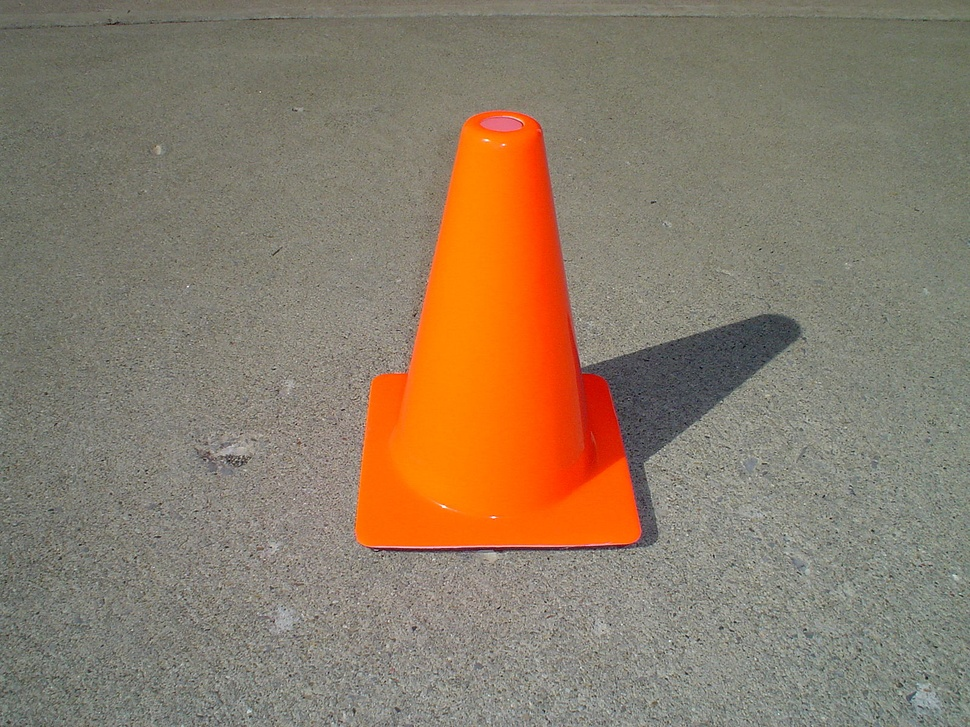
#> input picture images/1.jpg, 970 x 727 px, shrunk from 1600 x 1200 before the run, given in place of the camera
$ python main.py
#> lines starting #> are read from the running program, lines starting #| are printed output that depends on the picture; after the words box and inside, x2 and y2 are one past the last pixel; in counts of white or black regions, pixels touching at a corner belong together
import numpy as np
import cv2
import random as rng

cap = cv2.VideoCapture(0)

# check if camera opened successfully
if (cap.isOpened()== False):
  print("Error opening video stream or file")

# read until video is completed
while(cap.isOpened()):
  # capture frame-by-frame
  ret, frame = cap.read()
#> frame is the input picture: shape (727, 970, 3); mean B, G, R 104.3, 124, 141
  if ret == True:
    # convert the image to HSV because easier to represent color in
    # HSV as opposed to in BGR
    hsv_img = cv2.cvtColor(frame, cv2.COLOR_BGR2HSV)
#> hsv_img: shape (727, 970, 3); mean H, S, V 31.2, 51, 142.4

    # define range of orange traffic cone color in HSV
    lower_orange1 = np.array([0, 135, 135])
    lower_orange2 = np.array([15, 255, 255])
    upper_orange1 = np.array([159, 135, 80])
    upper_orange2 = np.array([179, 255, 255])

    # threshold the HSV image to get only bright orange colors
    imgThreshLow = cv2.inRange(hsv_img, lower_orange1, lower_orange2)
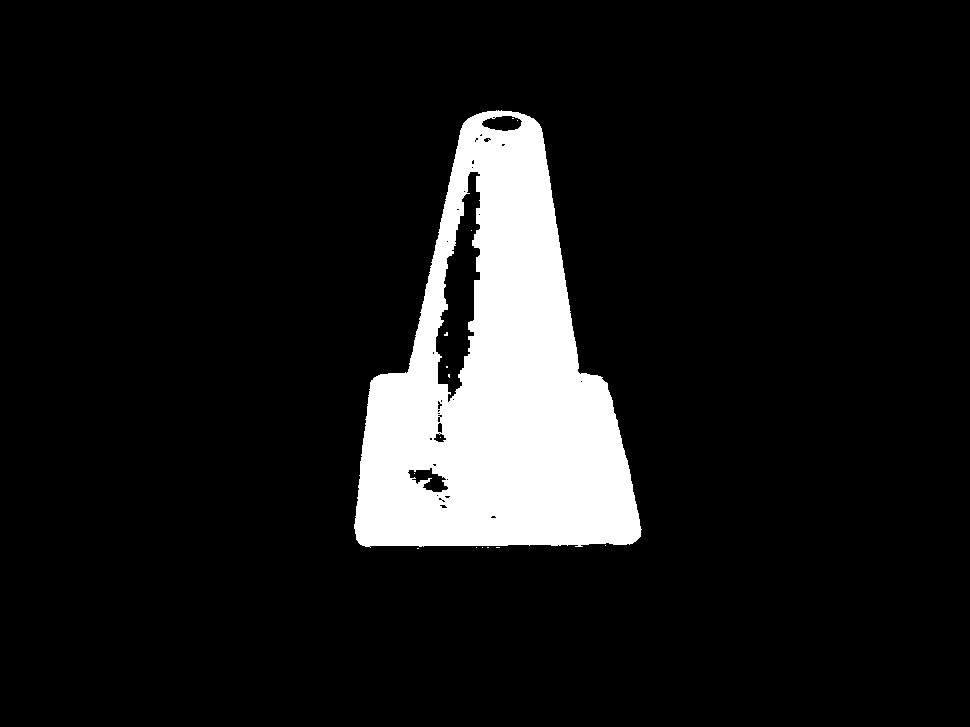
#> imgThreshLow: shape (727, 970); 10.1% white; 15 white regions (14 under 20 px), largest, box (x1, y1, x2, y2) and area: (354, 110, 642, 548) 71165
    imgThreshHigh = cv2.inRange(hsv_img, upper_orange1, upper_orange2)
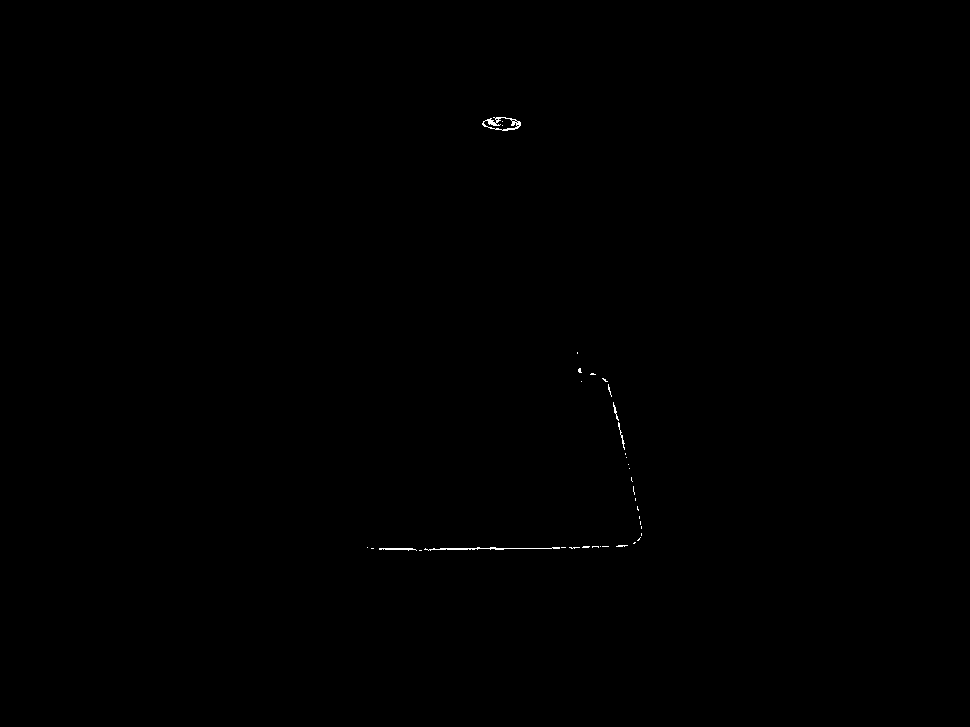
#> imgThreshHigh: shape (727, 970); 0.1% white in thin lines or dots, all inside (x1, y1, x2, y2) = (367, 117, 642, 551)

    # Bitwise-OR low and high threshes
    threshed_img = cv2.bitwise_or(imgThreshLow, imgThreshHigh)
#> threshed_img: shape (727, 970); 10.2% white; 17 white regions (14 under 20 px), largest, box (x1, y1, x2, y2) and area: (354, 110, 642, 549) 71600, (424, 547, 560, 551) 207, (379, 548, 417, 551) 71

    # smooth the image with erosion, dialation, and smooth gaussian
    # first create a kernel with standard size of 5x5 pixels
    kernel = np.ones((5,5),np.uint8)

    # get rid of small artifacts by eroding first and then dialating
    threshed_img_smooth = cv2.erode(threshed_img, kernel, iterations = 3)
#> threshed_img_smooth: shape (727, 970); 7.8% white; 3 white regions (1 under 20 px), largest, box (x1, y1, x2, y2) and area: (361, 123, 634, 540) 55032, (446, 210, 454, 235) 79
    threshed_img_smooth = cv2.dilate(threshed_img_smooth, kernel, iterations = 2)
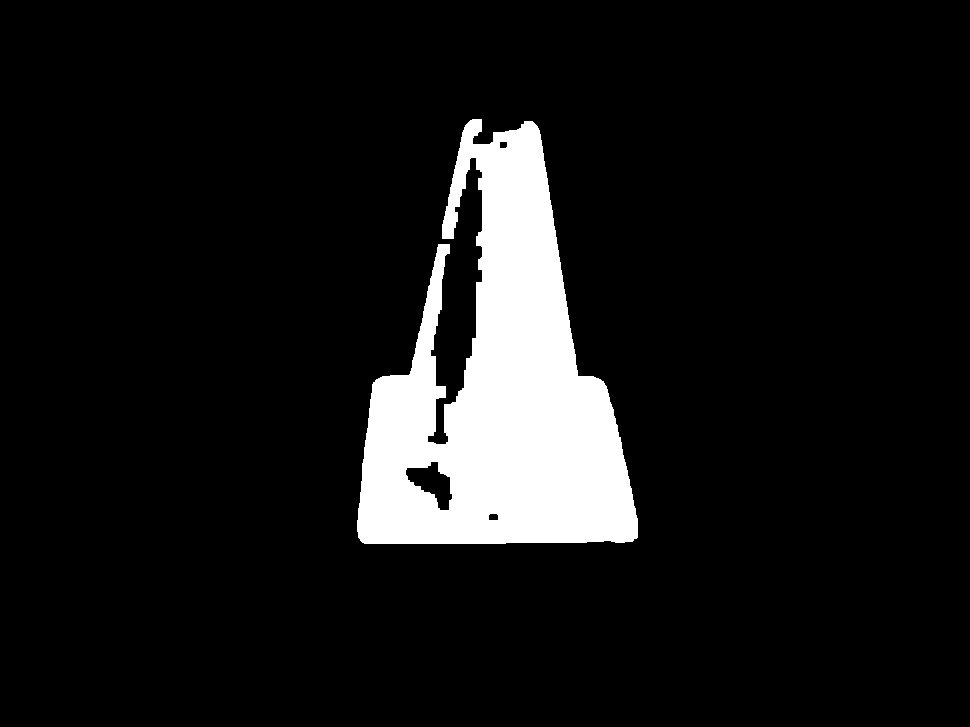
#> threshed_img_smooth: shape (727, 970); 9.2% white; 1 white region, box (x1, y1, x2, y2) and area: (357, 119, 638, 544) 65162

    # account for cones with reflective tape by dialating first to bridge the gap between one orange edge
    # and another and then erode to bring the traffic cone back to standard size
    smoothed_img = cv2.dilate(threshed_img_smooth, kernel, iterations = 11)
#> smoothed_img: shape (727, 970); 15.2% white; 1 white region, box (x1, y1, x2, y2) and area: (335, 97, 660, 566) 107314
    smoothed_img = cv2.erode(smoothed_img, kernel, iterations = 7)
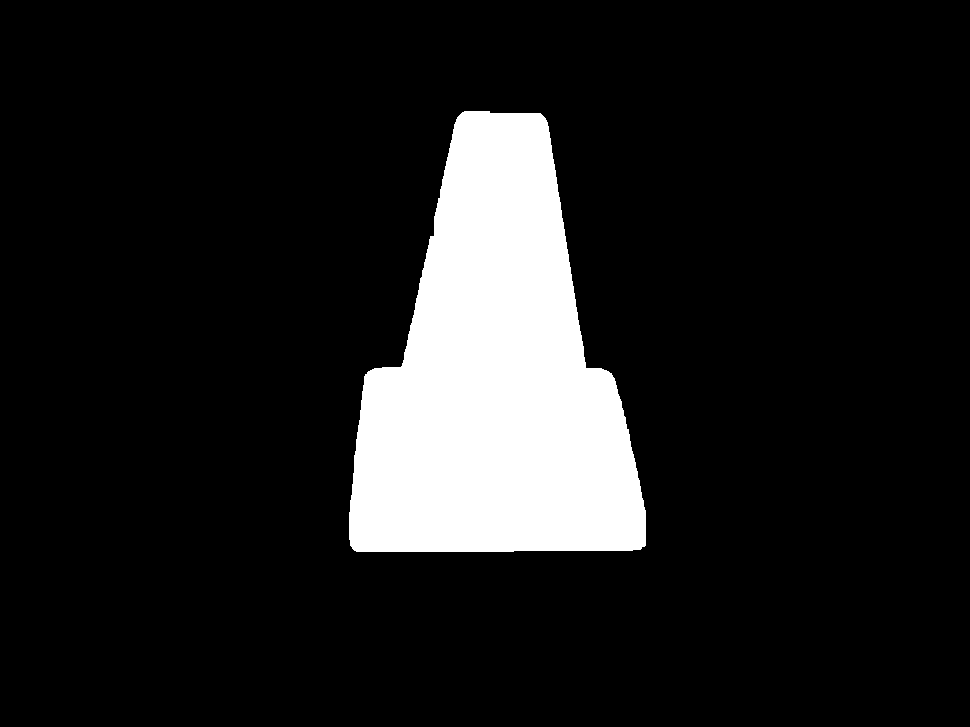
#> smoothed_img: shape (727, 970); 12.2% white; 1 white region, box (x1, y1, x2, y2) and area: (349, 111, 646, 552) 85866

    # detect all edges witin the image
    edges_img = cv2.Canny(smoothed_img, 100, 200)
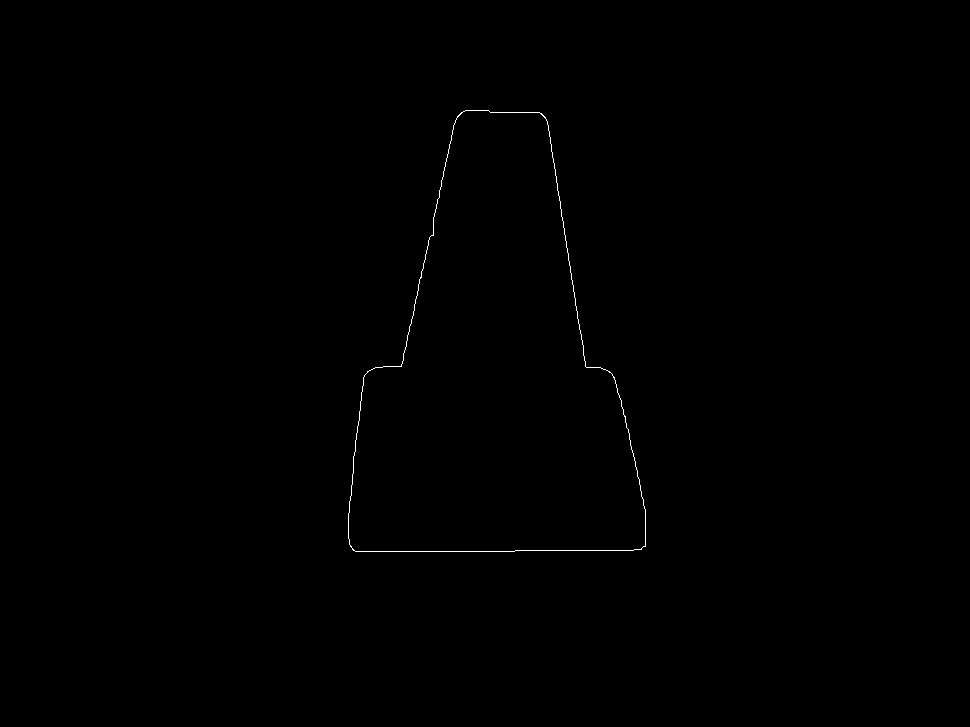
#> edges_img: shape (727, 970); 0.19% white in thin lines or dots, all inside (x1, y1, x2, y2) = (348, 110, 646, 552)
    contours, hierarchy = cv2.findContours(edges_img, cv2.RETR_TREE, cv2.CHAIN_APPROX_SIMPLE)
#> contours = 2 contours; box (x1, y1, x2, y2) and area: (348, 110, 646, 552) 85791, (348, 110, 646, 552) 85773

    # set parameters for writing text and drawing lines
    font = cv2.FONT_HERSHEY_SIMPLEX
    fontScale = 2
    fontColor = (0, 0, 255)
    lineType = 2

    # analyze each contour and deterime if it is a triangle
    for cnt in contours:
        boundingRect = cv2.boundingRect(cnt)
        approx = cv2.approxPolyDP(cnt, 0.06 * cv2.arcLength(cnt, True), True)
        # if the contour is a triangle, draw a bounding box around it and tag a traffic_cone label to it
        if len(approx) == 3:
            x, y, w, h = cv2.boundingRect(approx)
            rect = (x, y, w, h)
            cv2.rectangle(frame, (x, y), (x+w, y+h), (0, 255, 0), 3)
            bottomLeftCornerOfText = (x, y)
            cv2.putText(frame,'traffic_cone',
                bottomLeftCornerOfText,
                font,
                fontScale,
                fontColor,
                lineType)
#> this loop made 2 passes
#> (boundingRect, approx, x, y, w, h) on passes 1 to 2: ((348, 110, 298, 442), [[465, 110], [349, 544], [641, 549]], 349, 110, 293, 440), ((348, 110, 298, 442), [[465, 110], [640, 549], [349, 544]], 349, 110, 292, 440)
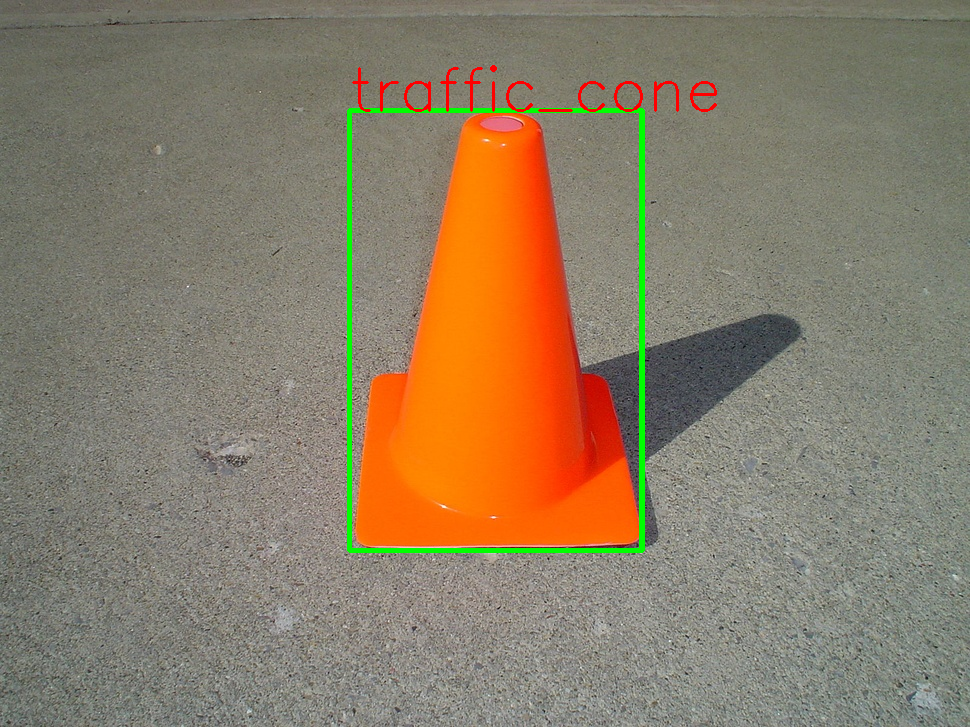
#> frame: shape (727, 970, 3); 1.39% of pixels changed, all inside (x1, y1, x2, y2) = (347, 65, 717, 553)

    # display the resulting frame
    cv2.imshow('Frame',frame)

    # press Q on keyboard to  exit
    if cv2.waitKey(25) & 0xFF == ord('q'):
#> (key q is pressed here)
      break

  # break the loop
  else:
    break

# when everything done, release the video capture object
cap.release()

# closes all the frames
cv2.destroyAllWindows()

$ run again, on images/10.jpg
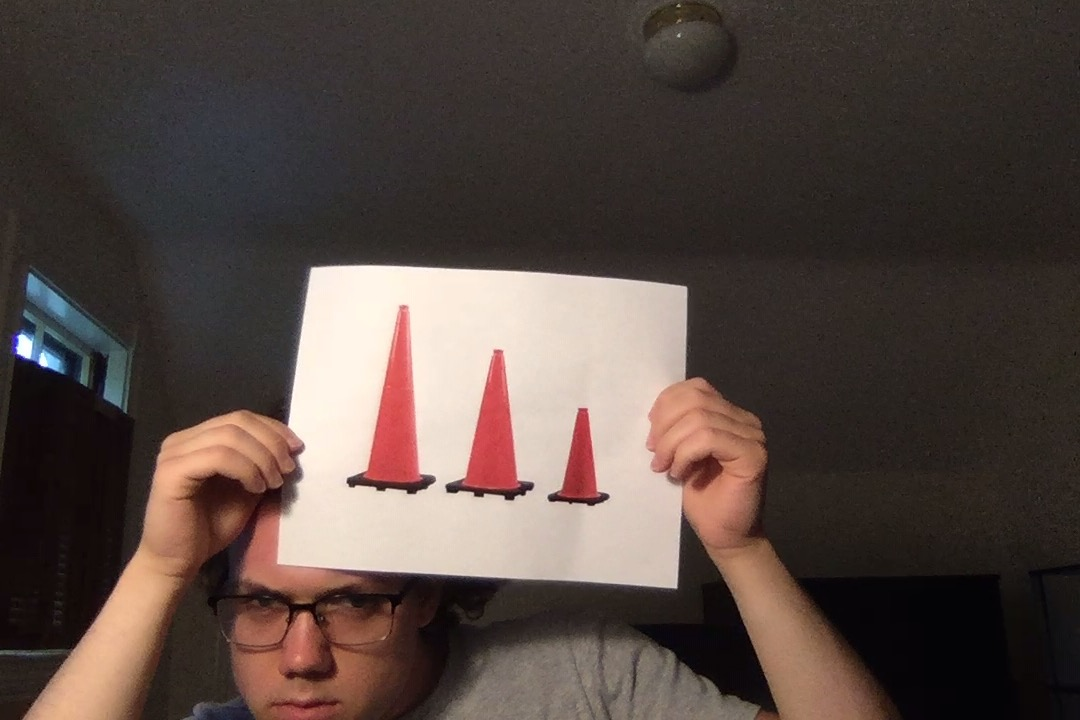
#> input picture images/10.jpg, 1080 x 720 px, given in place of the camera
#> frame is the input picture: shape (720, 1080, 3); mean B, G, R 66, 71.6, 85.4
#> hsv_img: shape (720, 1080, 3); mean H, S, V 33.6, 65, 86.1
#> `imgThreshLow = cv2.inRange(hsv_img, lower_orange1, lower_orange2)`:
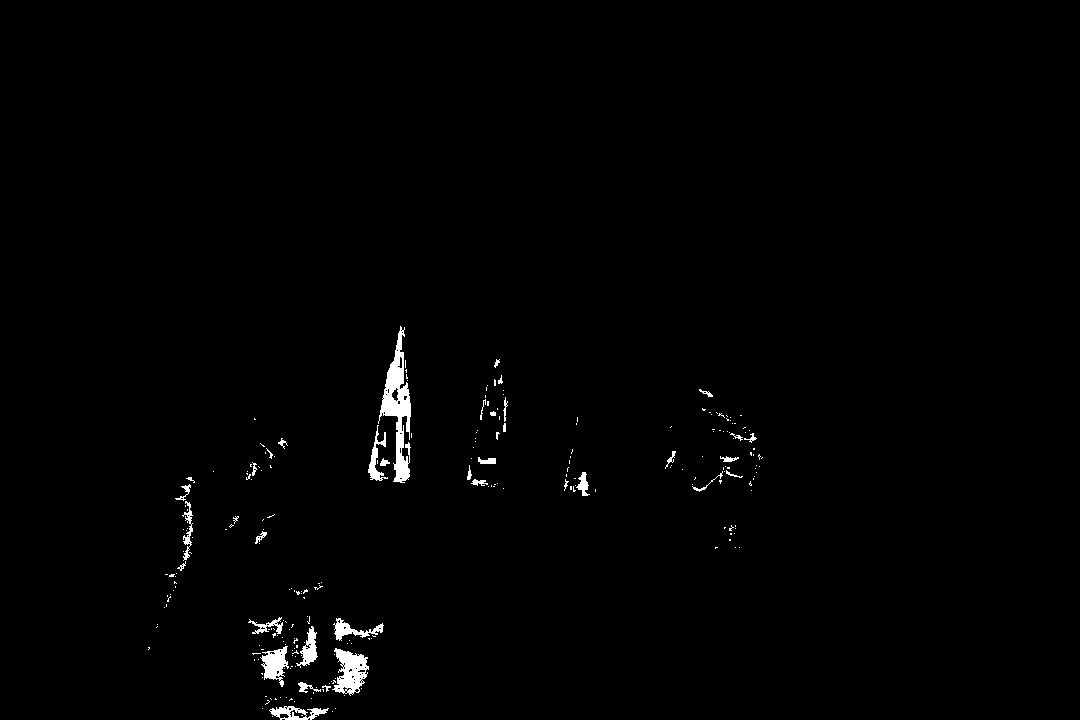
#> imgThreshLow: shape (720, 1080); 0.99% white; 253 white regions (215 under 20 px), largest, box (x1, y1, x2, y2) and area: (378, 326, 411, 483) 2054, (332, 648, 369, 696) 1006, (260, 646, 289, 687) 622
#> imgThreshHigh: shape (720, 1080); 0.9% white; 37 white regions (27 under 20 px), largest, box (x1, y1, x2, y2) and area: (466, 356, 521, 491) 3402, (560, 409, 598, 500) 1638, (375, 413, 398, 483) 1057
#> threshed_img: shape (720, 1080); 1.9% white; 212 white regions (184 under 20 px), largest, box (x1, y1, x2, y2) and area: (366, 319, 422, 485) 4318, (466, 356, 521, 491) 3858, (560, 409, 598, 500) 1875
#> `edges_img = cv2.Canny(smoothed_img, 100, 200)`:
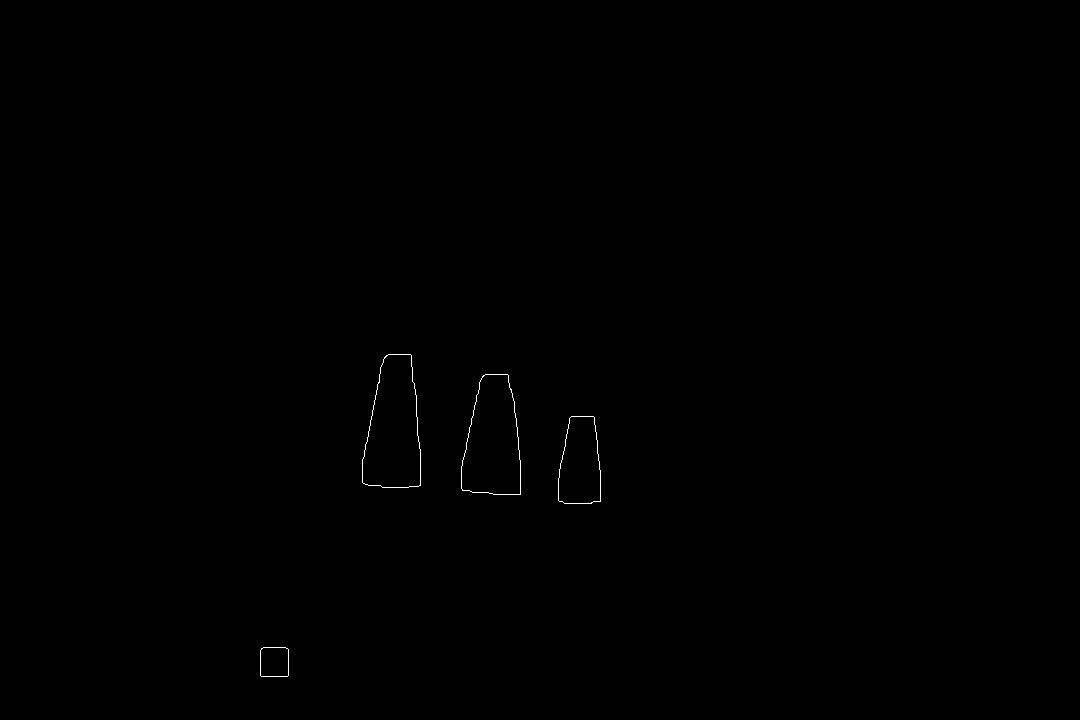
#> edges_img: shape (720, 1080); 0.13% white in thin lines or dots, all inside (x1, y1, x2, y2) = (260, 354, 601, 677)
#> contours = 8 contours; box (x1, y1, x2, y2) and area: (362, 354, 421, 488) 6002, (362, 354, 421, 488) 5998, (461, 374, 521, 495) 5578, (461, 374, 521, 495) 5574, (558, 416, 601, 504) 3074, (558, 416, 601, 504) 3073, (260, 647, 289, 677) 804, (260, 647, 289, 677) 804
#> the loop `for cnt in contours:` made 8 passes
#> (boundingRect, approx) on passes 1 to 6: ((260, 647, 29, 30), [[261, 648], [260, 675], [287, 676], [288, 649]]), ((260, 647, 29, 30), [[263, 647], [288, 649], [287, 676], [260, 675]]), ((558, 416, 43, 88), [[571, 416], [558, 500], [600, 501], [594, 417]]), ((558, 416, 43, 88), [[571, 416], [594, 417], [599, 501], [558, 500]]), ((461, 374, 60, 121), [[485, 374], [461, 488], [520, 494], [508, 375]]), ((461, 374, 60, 121), [[485, 374], [508, 375], [519, 494], [461, 488]])
